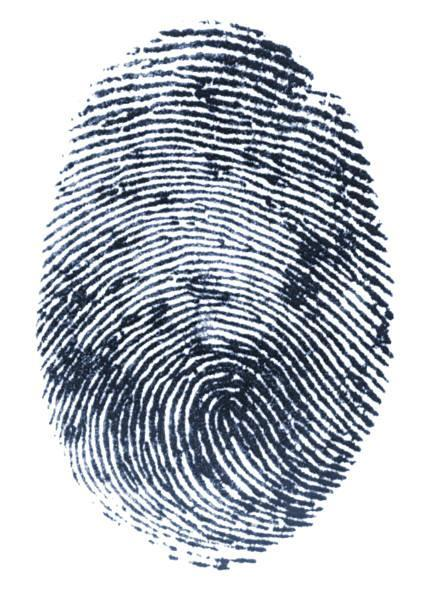
#> input picture OpenCV21/fingerprint.jpg, 430 x 600 px
$ jupyter execute C145-Practice.ipynb
#> lines starting #> are read from the running program, lines starting #| are printed output that depends on the picture
[cell 1]
import cv2
import numpy as np
from matplotlib import pyplot as plt

img = cv2.imread('fingerprint.jpg',0)
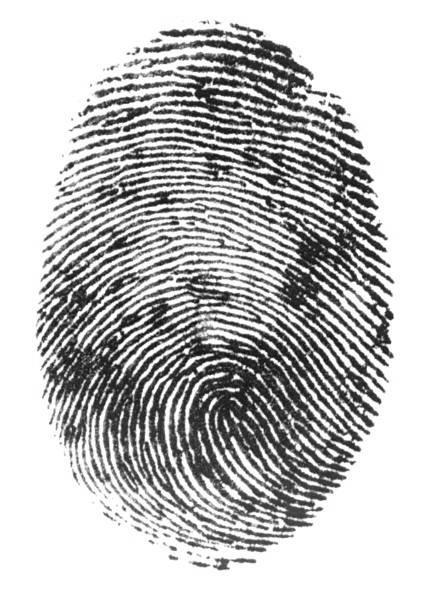
#> img: shape (600, 430); min 7, max 255, mean 189.8
img = cv2.cvtColor(img, cv2.COLOR_BGR2RGB)
#> img: shape (600, 430, 3)

n = 3
kernel = np.ones((n,n),np.uint8)
erosion = cv2.erode(img,kernel,iterations = 1)
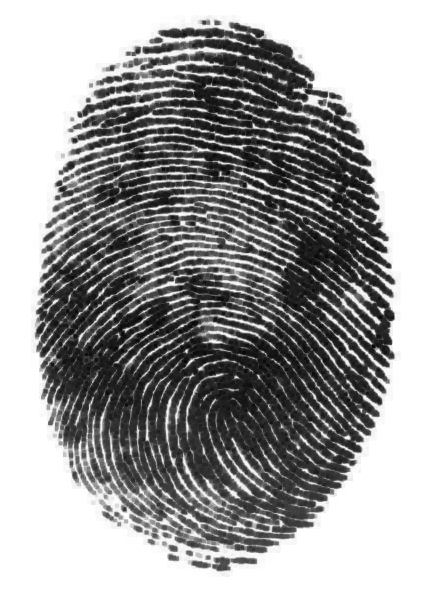
#> erosion: shape (600, 430, 3); min 7, max 255, mean 156.7
dilation = cv2.dilate(img,kernel,iterations = 1)
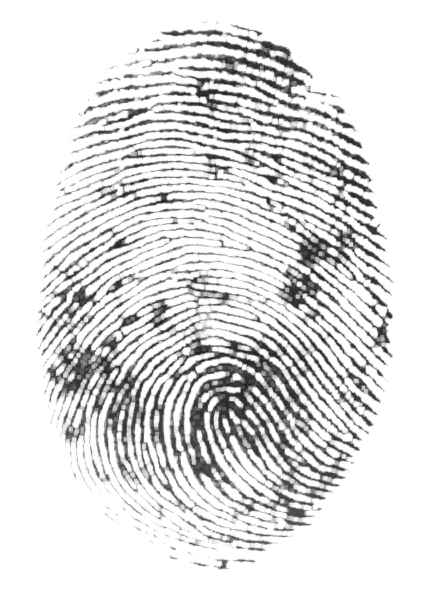
#> dilation: shape (600, 430, 3); min 27, max 255, mean 222.1
opening = cv2.morphologyEx(img, cv2.MORPH_OPEN, kernel)
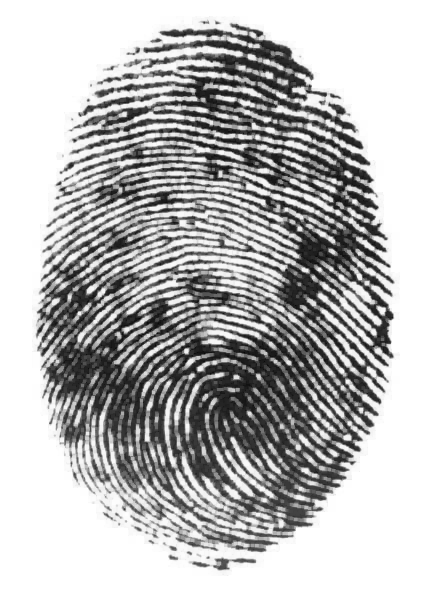
#> opening: shape (600, 430, 3); min 7, max 255, mean 183.1
closing = cv2.morphologyEx(img, cv2.MORPH_CLOSE, kernel)
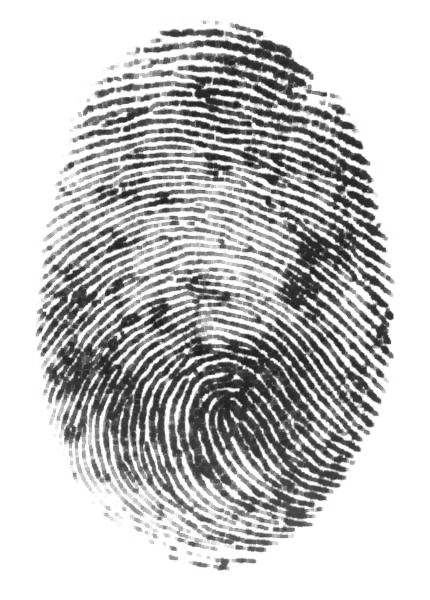
#> closing: shape (600, 430, 3); min 27, max 255, mean 196.1

plt.show()

[cell 2]
plt.rcParams["figure.figsize"] = (15, 25)

plt.subplot(321),plt.imshow(img),plt.title('Original')
plt.xticks([]), plt.yticks([])

plt.subplot(322),plt.imshow(erosion),plt.title('Erosion')
plt.xticks([]), plt.yticks([])

plt.subplot(323),plt.imshow(dilation),plt.title('Dilation')
plt.xticks([]), plt.yticks([])

plt.subplot(324),plt.imshow(opening),plt.title('Opening')
plt.xticks([]), plt.yticks([])

plt.subplot(325),plt.imshow(closing),plt.title('Closing')
plt.xticks([]), plt.yticks([])

plt.subplot(326),plt.imshow(kernel),plt.title('Kernel')
# plt.xticks([]), plt.yticks([])

plt.show()
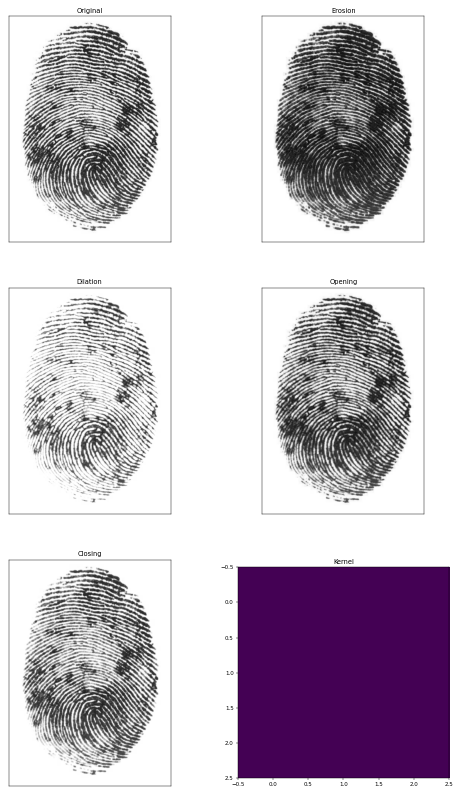
#> figure drawn by matplotlib, 6 panels

$ run again, with OpenCV21/1.jpg copied over OpenCV21/fingerprint.jpg
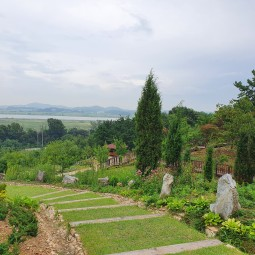
#> input picture OpenCV21/1.jpg, 255 x 255 px
#> `opening = cv2.morphologyEx(img, cv2.MORPH_OPEN, kernel)`:
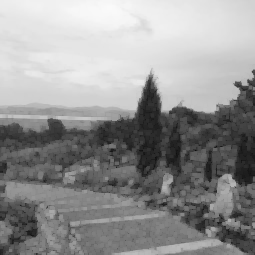
#> opening: shape (255, 255, 3); min 13, max 250, mean 147.9
#> `closing = cv2.morphologyEx(img, cv2.MORPH_CLOSE, kernel)`:
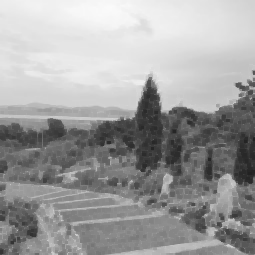
#> closing: shape (255, 255, 3); min 34, max 251, mean 159.1

$ run again, with OpenCV21/5bddba7b6574b95d37b6079c199d7101.jpg copied over OpenCV21/fingerprint.jpg
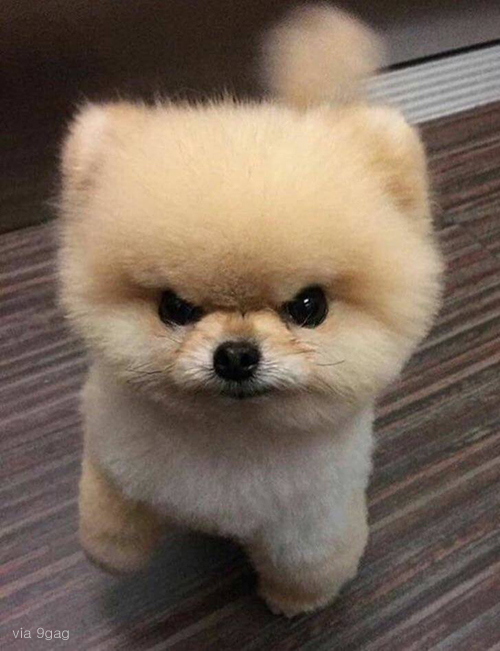
#> input picture OpenCV21/5bddba7b6574b95d37b6079c199d7101.jpg, 500 x 651 px
#> `img = cv2.imread('fingerprint.jpg',0)`:
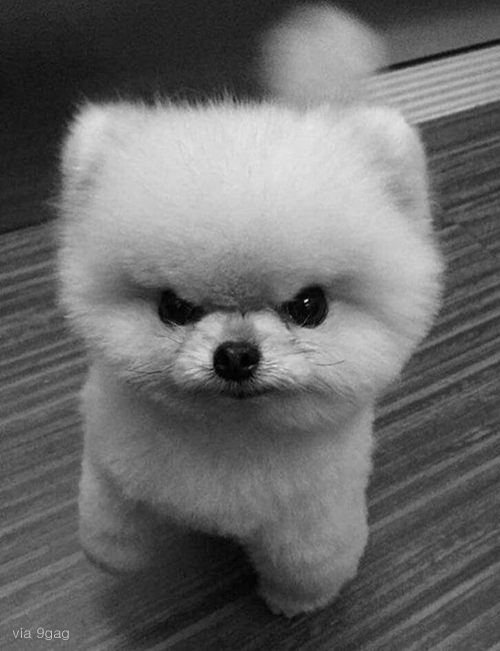
#> img: shape (651, 500); min 0, max 241, mean 106.3
